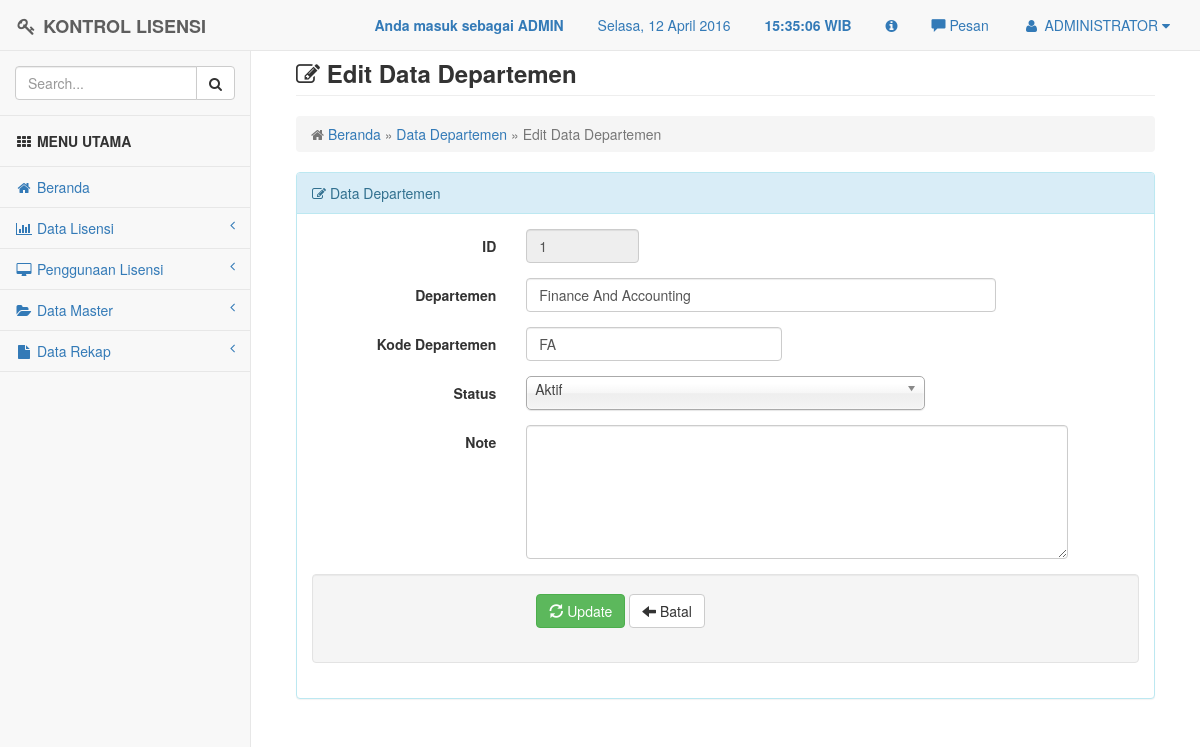
The page /departement/departement_update.php?id=1 (signed in) on the database its author committed.
### tables this page shows
CREATE TABLE `t_user` (
  `nama_lengkap` varchar(20) NOT NULL,
  `userid` varchar(20) NOT NULL,
  `password` varchar(100) NOT NULL,
  `level` varchar(10) NOT NULL
);

CREATE TABLE `t_departement` (
  `id` int(11) NOT NULL AUTO_INCREMENT,
  `kode_departement` varchar(20) NOT NULL,
  `departement` varchar(50) NOT NULL,
  `status` varchar(20) NOT NULL,
  PRIMARY KEY (`id`)
);

### departement/departement_update.php (the view, shortened to what this page needs)
<?php
include "../config/header.php";
?>
<div id="page-wrapper">
    <div class="container-fluid">
        <div class="row">
            <div class="col-lg-12">
                <h3 class="page-header"><i class="fa fa-edit"></i><strong> Edit Data Departemen</strong></h3>
                <ol class="breadcrumb">
                    <li class="active">
                        <i class="fa fa-home"></i>
						<a href="../config/index.php" title="Kembali ke Beranda">Beranda</a> &raquo;
						<a href="../departement/departement.php" title="Lihat Data departement">Data Departemen</a> &raquo; Edit Data Departemen
                    </li>
                </ol>
            </div>
        </div>
		<div class="row">
			<div class="col-lg-12">
                <div class="panel panel-info">
					<div class="panel-heading"><i class="fa fa-edit"></i>  Data Departemen</div>
                    <div class="panel-body">
						<?php
							$id = $_GET['id'];
							$query = mysql_query("select * from t_departement where id='$id'") or die(mysql_error());
							$row = mysql_fetch_assoc($query);
						?>
					<form id="validator" class="form-horizontal" action="" method="post">
						<div class="form-group">
							<label class="col-sm-3 control-label">ID</label>
							<div class="col-sm-2">
								<input type="text" name="id" class="form-control" value="<?php echo $row['id'] ?>" readonly>
							</div>
						</div>
						<div class="form-group">
							<label class="col-sm-3 control-label">Departemen</label>
							<div class="col-sm-7">
								<input type="text" name="departement" class="form-control" value="<?php echo $row['departement'] ?>" required>
							</div>
						</div>
						<div class="form-group">
							<label class="col-sm-3 control-label">Kode Departemen</label>
							<div class="col-sm-4">
								<input type="text" name="kode_departement" class="form-control" value="<?php echo $row['kode_departement'] ?>" required>
							</div>
						</div>
						<div class="form-group">
								<label class="col-sm-3 control-label">Status</label>
								<div class="col-sm-6">
								</div>
							</div>
						<div class="form-group">
							<label class="col-sm-3 control-label">Note</label>
							<div class="col-sm-8">
								<textarea rows="6" class="form-control" name="note"><?php echo $row['note'] ?></textarea>
							</div>
						</div>
						<div class="form-actions well">
						<div class="form-group">
							<label class="col-sm-3 control-label">&nbsp;</label>
							<div class="col-sm-6">
								<button type="submit" name="update" class="btn btn-success btn-md" title="Update Data Departemen">
								<span class="glyphicon glyphicon-refresh" aria-hidden="true"></span> Update</button>
								<a href="../departement/departement.php" class="btn btn-md btn-default" title="Kembali">
								<span class="glyphicon glyphicon-arrow-left" aria-hidden="true"></span> Batal</a>
							</div>
						</div>
					</form>
					</div>
				</div>
            </div>
        </div>
    </div>
</div>
<?php
include '../config/footer.php';
?>
</body>
</html>

### config/header.php (shortened to what this page needs)
<!DOCTYPE html>
<html>
<head>
    <link href="../assets/plugins/bootstrap/dist/css/bootstrap.min.css" rel="stylesheet">
    <link href="../assets/plugins/metisMenu/dist/metisMenu.min.css" rel="stylesheet">
    <link href="../assets/plugins/datatables-plugins/integration/bootstrap/3/dataTables.bootstrap.css" rel="stylesheet">
    <link href="../assets/plugins/bootstrap/dist/css/bootstrap-datepicker.css" rel="stylesheet">
	<link href="../assets/plugins/validator/css/bootstrapValidator.css" rel="stylesheet" type="text/css" >
	<link href="../assets/css/style.css" rel="stylesheet">
    <link href="../assets/font-awesome/css/font-awesome.min.css" rel="stylesheet" type="text/css">
	<link href="../assets/plugins/chosen/chosen.css" rel="stylesheet">
	<link href="../assets/plugins/fileinput/fileinput.css" rel="stylesheet">
	<link href="../assets/plugins/fancybox/jquery.fancybox.css?v=2.1.5" media="screen" rel="stylesheet" type="text/css" />
</head>
<body>
    <div id="wrapper">
        <nav class="navbar navbar-default navbar-fixed-top" role="navigation" style="margin-bottom: 0">
			<div class="navbar-header">
                <a class="navbar-brand" href="index.html"><i class="fa fa-key fa-fw"></i> <strong>KONTROL LISENSI</strong></a>
            </div>
			<ul class="nav navbar-top-links navbar-right">
				<li class="dropdown">
				<?php
				if ($_SESSION['level'] == "admin"){
				?>
					<a><blink><strong>Anda masuk sebagai ADMIN</strong></blink></a>
                <?php
				}
				else if ($_SESSION['level'] == "user"){
				?>
					<a><blink><strong>Anda masuk sebagai USER</strong></blink></a>
				<?php
				}
				?>
				</li>
				<li class="dropdown"><a><span id="dates"><span id="the-day">Hari, 00 Bulan 0000</span></a></li>
				<li class="dropdown"><a><strong><span id="the-time"> 00:00:00 </span> WIB</strong></span></a></li>
                <li class="dropdown"><a data-toggle="modal" data-target="#myModal" href="#" title="Tentang Kami"><i class="fa fa-info-circle"></i></a></li>
                <li><a id="pesan_sedia" href="#" data-toggle="modal" data-target="#modalpesan"><span class='glyphicon glyphicon-comment'></span>  Pesan</a></li>
				<li class="dropdown">
					<?php
					$aksi = "select * from t_user where userid = '".$_SESSION['userid']."'";
					$hasil = mysql_query($aksi);
					$data = mysql_fetch_array ($hasil);
					?>
                    <a class="dropdown-toggle" data-toggle="dropdown" href="#">
                        <i class="fa fa-user fa-fw"></i> <?php echo $data['nama_lengkap'];?>  <i class="fa fa-caret-down"></i>
                    </a>
				</li>
			</ul>
            <?php
			include "menu.php";
			?>
        </nav>
		<br>

### assets/css/style.css (style rules this page uses)
body { background-color: #f8f8f8; }
#wrapper { width: 100%; }
#page-wrapper { padding: 0 15px; min-height: 568px; background-color: #fff; }
@media (min-width:768px) { #page-wrapper { position: inherit; margin: 0 0 0 250px; padding: 0 30px; border-left: 1px solid #e7e7e7; } }
.navbar-top-links { margin-right: 0; }
.navbar-top-links li { display: inline-block; }
.navbar-top-links li:last-child { margin-right: 15px; }
.navbar-top-links li a { padding: 15px; min-height: 50px; }

### rows shown on the page
t_user: nama_lengkap "ADMINISTRATOR"
t_departement: id "1", departement "Finance And Accounting", kode_departement "FA"
